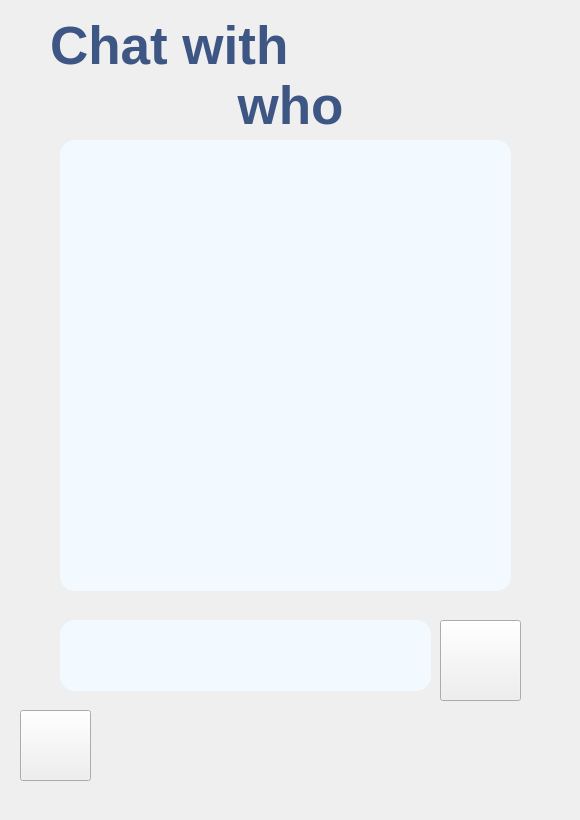
<?xml version="1.0" encoding="UTF-8"?>
<ui version="4.0">
 <class>chatdialog</class>
 <widget class="QWidget" name="chatdialog">
  <property name="geometry">
   <rect>
    <x>0</x>
    <y>0</y>
    <width>580</width>
    <height>820</height>
   </rect>
  </property>
  <property name="windowTitle">
   <string>Chat</string>
  </property>
  <widget class="QLabel" name="label">
   <property name="geometry">
    <rect>
     <x>0</x>
     <y>0</y>
     <width>580</width>
     <height>820</height>
    </rect>
   </property>
   <property name="styleSheet">
    <string notr="true">background-image: url(:/background/pic/background/chatBackground.png);</string>
   </property>
   <property name="text">
    <string/>
   </property>
  </widget>
  <widget class="QLabel" name="label_2">
   <property name="geometry">
    <rect>
     <x>50</x>
     <y>-20</y>
     <width>381</width>
     <height>131</height>
    </rect>
   </property>
   <property name="font">
    <font>
     <pointsize>40</pointsize>
     <weight>75</weight>
     <bold>true</bold>
    </font>
   </property>
   <property name="styleSheet">
    <string notr="true">color:#3E5684</string>
   </property>
   <property name="text">
    <string>Chat with </string>
   </property>
  </widget>
  <widget class="QTextBrowser" name="textBrowser">
   <property name="geometry">
    <rect>
     <x>60</x>
     <y>140</y>
     <width>451</width>
     <height>451</height>
    </rect>
   </property>
   <property name="font">
    <font>
     <pointsize>15</pointsize>
    </font>
   </property>
   <property name="styleSheet">
    <string notr="true">border-radius:15px; padding:5px 18px; background-color:#F2FAFF</string>
   </property>
  </widget>
  <widget class="QLineEdit" name="lineEdit">
   <property name="geometry">
    <rect>
     <x>60</x>
     <y>620</y>
     <width>371</width>
     <height>71</height>
    </rect>
   </property>
   <property name="font">
    <font>
     <pointsize>20</pointsize>
    </font>
   </property>
   <property name="styleSheet">
    <string notr="true">border-radius:15px; padding:5px 15px; background-color:#F2FAFF</string>
   </property>
  </widget>
  <widget class="QPushButton" name="backBtn">
   <property name="geometry">
    <rect>
     <x>20</x>
     <y>710</y>
     <width>71</width>
     <height>71</height>
    </rect>
   </property>
   <property name="styleSheet">
    <string notr="true">border-image: url(:/icon/pic/icon/back.png);</string>
   </property>
   <property name="text">
    <string/>
   </property>
  </widget>
  <widget class="QPushButton" name="sendMsgBtn">
   <property name="geometry">
    <rect>
     <x>440</x>
     <y>620</y>
     <width>81</width>
     <height>81</height>
    </rect>
   </property>
   <property name="styleSheet">
    <string notr="true">border-image: url(:/icon/pic/icon/send.png);</string>
   </property>
   <property name="text">
    <string/>
   </property>
  </widget>
  <widget class="QLabel" name="friendName">
   <property name="geometry">
    <rect>
     <x>0</x>
     <y>40</y>
     <width>581</width>
     <height>131</height>
    </rect>
   </property>
   <property name="font">
    <font>
     <pointsize>40</pointsize>
     <weight>75</weight>
     <bold>true</bold>
    </font>
   </property>
   <property name="styleSheet">
    <string notr="true">color:#3E5684</string>
   </property>
   <property name="text">
    <string>who</string>
   </property>
   <property name="alignment">
    <set>Qt::AlignCenter</set>
   </property>
  </widget>
 </widget>
 <resources/>
 <connections/>
</ui>
